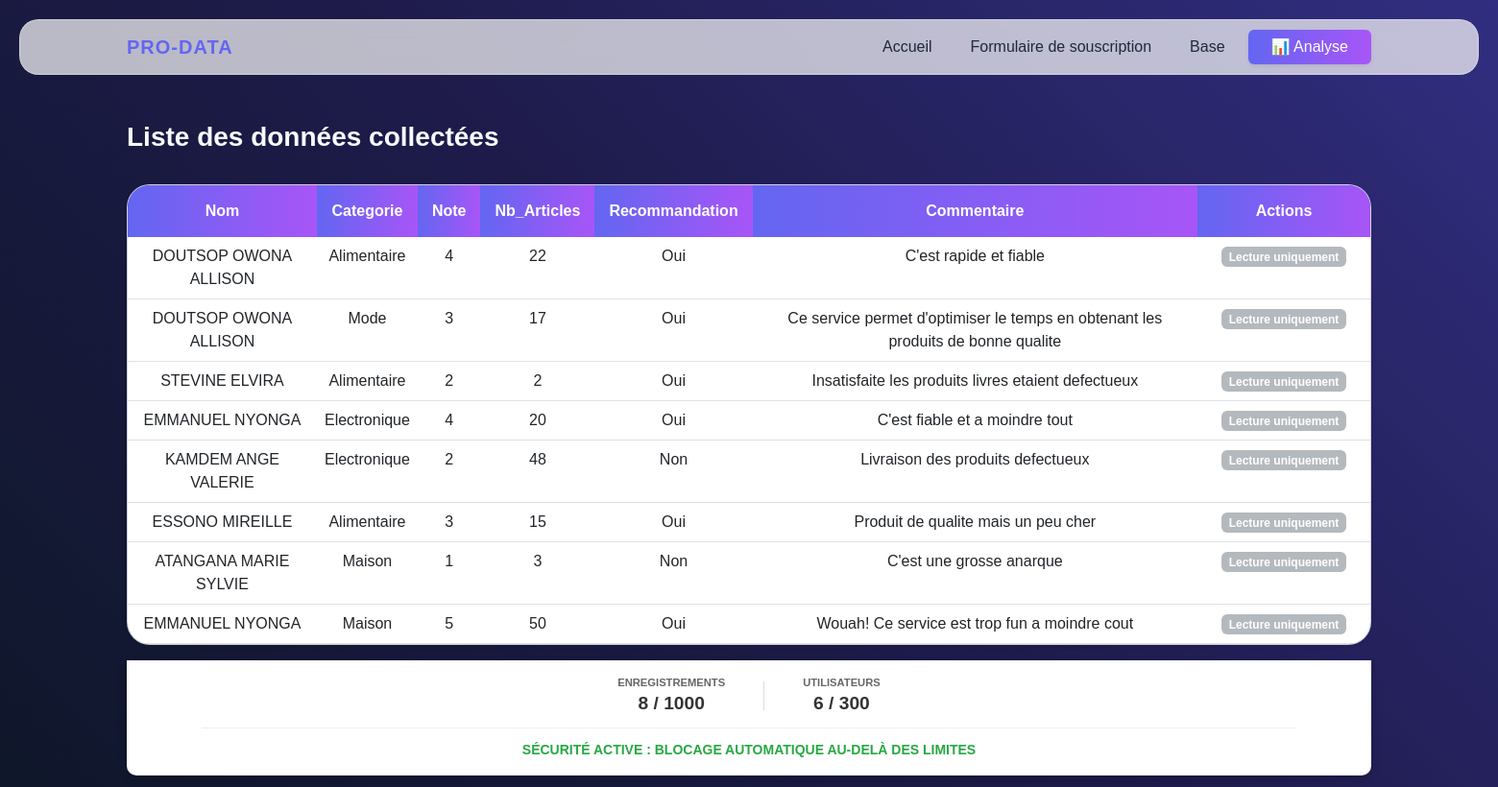
The page /admin on the database its author committed.
### super.py (models this page shows)
class Utilisateur(db.Model):
    Id = db.Column(db.String(8), primary_key=True)
    Nom = db.Column(db.String(100))
    Email=db.Column(db.String(60))
    Categorie = db.Column(db.String(50))
    Note = db.Column(db.Integer)
    Nb_Articles = db.Column(db.Integer)
    Recommandation = db.Column(db.String(5))
    Commentaire = db.Column(db.Text)

### super.py (the view)
@app.route("/admin")
def admin():
    df=pd.read_sql(db.session.query(Utilisateur).statement, db.engine)
    mes_ids = session.get('mes_ids', [])
    utilisateurs=df.to_dict(orient='records')
    Enr=Utilisateur.query.count()
    u=db.session.query(func.count(Utilisateur.Email.distinct())).scalar()
    return render_template("admin.html", utilisateurs=utilisateurs, mes_ids=mes_ids,Enregistrement=Enr,Utilisateur=u)

### templates/admin.html (shortened to what this page needs)
{% extends "base.html" %}
{% block content %}
<div class="d-flex justify-content-between align-items-center mb-4">
    <h3 class="fw-bold">Liste des données collectées</h3>
</div>
<div class="card shadow-sm overflow-hidden">
    <div class="table-responsive">
        <table class="table text-center mb-0">
            <thead style="background-color: #7c4dff; color: white;">
                <tr>
                    <th>Nom</th>
                    <th>Categorie</th>
                    <th>Note</th>
                    <th>Nb_Articles</th>
                    <th>Recommandation</th>
                    <th>Commentaire</th>
                    <th style="min-width: 180px;">Actions</th>
                </tr>
            <tbody>
                {% for U in utilisateurs %}
                <tr>
                    <td>{{ U.Nom}}</td>
                    <td>{{ U.Categorie }}</td>
                    <td>{{ U.Note }}</td>
                    <td>{{ U.Nb_Articles }}</td>
                    <td>{{ U.Recommandation }}</td>
                    <td>{{ U.Commentaire }}</td>
                    <td>
                        {% if U.Id in mes_ids %}
                            <a href="{{ url_for('charger', uid=U.Id) }}" class="btn btn-sm btn-primary me-2">Modifier</a><a href="{{ url_for('supprimer', uid=U.Id) }}" class="btn btn-sm btn-danger" onclick=" return confirm('Voulez-vous supprimer ces donnees ?')">Supprimer</a>
                        {% else %}
                            <span class="badge bg-secondary opacity-50"> Lecture uniquement</span>
                        {% endif %}
                    </td>
                </tr>
                {% endfor %}
            </tbody>
        </table>
    </div>
</div>
<div style="position: sticky; top: 0; z-index: 999; background-color: white; padding: 15px; margin-bottom: 20px; border-radius: 0 0 10px 10px; display: flex; flex-direction: column; align-items: center; box-shadow: 0 4px 10px rgba(0,0,0,0.2);">
    <div style="display: flex; flex-direction: row; justify-content: center; align-items: center; width: 100%; gap: 40px; margin-bottom: 10px;">
        <div style="text-align: center;">
            <strong style="text-transform: uppercase; font-size: 0.7rem; color: #666; display: block;">Enregistrements</strong>
            <span style="font-size: 1.2rem; font-weight: bold; color: #333;">{{ Enregistrement }} / 1000</span>
        </div>
        <div style="text-align: center;">
            <strong style="text-transform: uppercase; font-size: 0.7rem; color: #666; display: block;">Utilisateurs</strong>
            <span style="font-size: 1.2rem; font-weight: bold; color: #333;">{{ Utilisateur }} / 300</span>
        </div>
    </div>
    <div style="text-align: center; border-top: 1px solid #eee; width: 90%; padding-top: 10px;">
        <small style="color: #28a745; font-weight: bold; text-transform: uppercase;">
             Sécurité active : Blocage automatique au-delà des limites
        </small>
    </div>
</div>
{% endblock %}

### templates/base.html (shortened to what this page needs)
<!DOCTYPE html>
<html lang="fr">
<head>
    <link href="https://cdn.jsdelivr.net/npm/bootstrap@5.3.0/dist/css/bootstrap.min.css" rel="stylesheet">
</head>
<body>
    <body>
    <div class="ocean">
    </div>
   <nav class="navbar navbar-expand-lg mb-5">
    <div class="container">
        <a class="navbar-brand fw-bold" href="/">PRO-DATA</a>
        <div class="ms-auto d-flex align-items-center">
            <a href="/" class="nav-link px-3 me-2">Accueil</a>
            <a href="/formulaire" class="nav-link px-3 me-2">Formulaire de souscription</a>
            <a href="/admin" class="nav-link px-3 me-2">Base</a>
            <a href="/analyse" class="btn btn-primary px-4 shadow-sm">📊 Analyse</a>
        </div>
    </div>
</nav>
    <div class="container">
        {% block content %}{% endblock %}
    </div>
</body>
</html>

### templates/base.html (style rules this page uses)
:root { --glass-bg: rgba(255, 255, 255, 0.7); --glass-border: rgba(255, 255, 255, 0.3); --accent: #6366f1; }
body { margin: 0; background: #0f172a; font-family: 'Plus Jakarta Sans', sans-serif; color: #f8fafc; min-height: 100vh; overflow-x: hidden; }
.ocean { height: 15%; width: 100%; position: absolute; bottom: 0; left: 0; background: transparent; }
.btn-primary { animation: pulse-blue 2s infinite; }
.navbar { background: var(--glass-bg) !important; backdrop-filter: blur(15px); margin: 20px; border-radius: 20px; border: 1px solid var(--glass-border); }
.navbar-brand { font-weight: 800; letter-spacing: 1px; color: #6366f1 !important; }
.nav-link { color: #1e293b !important; }
.card { background: var(--glass-bg); backdrop-filter: blur(20px); border: 1px solid var(--glass-border); border-radius: 24px; box-shadow: 0 8px 32px 0 rgba(0, 0, 0, 0.3); color: #1e293b; }
.table { color: #1e293b; }
thead th { background: linear-gradient(90deg, #6366f1, #a855f7) !important; color: white !important; border: none !important; padding: 15px !important; }
.btn-primary { background: linear-gradient(90deg, #6366f1, #a855f7); border: none; box-shadow: 0 4px 15px rgba(99, 102, 241, 0.4); transition: 0.3s; }

### rows shown on the page
Utilisateur: Nom "DOUTSOP OWONA ALLISON", Categorie "Alimentaire", Note "4", Nb_Articles "22", Recommandation "Oui", Commentaire "C'est rapide et fiable", shows "Lecture uniquement"
Utilisateur: Nom "DOUTSOP OWONA ALLISON", Categorie "Mode", Note "3", Nb_Articles "17", Recommandation "Oui", Commentaire "Ce service permet d'optimiser le temps en obtenant les produits de bonne qualite", shows "Lecture uniquement"
Utilisateur: Nom "STEVINE ELVIRA", Categorie "Alimentaire", Note "2", Nb_Articles "2", Recommandation "Oui", Commentaire "Insatisfaite les produits livres etaient defectueux", shows "Lecture uniquement"
Utilisateur: Nom "EMMANUEL NYONGA", Categorie "Electronique", Note "4", Nb_Articles "20", Recommandation "Oui", Commentaire "C'est fiable et a moindre tout", shows "Lecture uniquement"
Utilisateur: Nom "KAMDEM ANGE VALERIE", Categorie "Electronique", Note "2", Nb_Articles "48", Recommandation "Non", Commentaire "Livraison des produits defectueux", shows "Lecture uniquement"
Utilisateur: Nom "ESSONO MIREILLE", Categorie "Alimentaire", Note "3", Nb_Articles "15", Recommandation "Oui", Commentaire "Produit de qualite mais un peu cher", shows "Lecture uniquement"
Utilisateur: Nom "ATANGANA MARIE SYLVIE", Categorie "Maison", Note "1", Nb_Articles "3", Recommandation "Non", Commentaire "C'est une grosse anarque", shows "Lecture uniquement"
Utilisateur: Nom "EMMANUEL NYONGA", Categorie "Maison", Note "5", Nb_Articles "50", Recommandation "Oui", Commentaire "Wouah! Ce service est trop fun a moindre cout", shows "Lecture uniquement"

### other values the page prints
{{ Enregistrement }} "8"
{{ Utilisateur }} "6"
